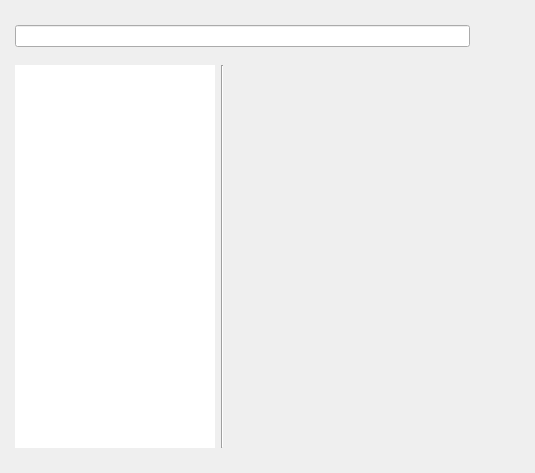
<?xml version="1.0" encoding="UTF-8"?>
<ui version="4.0">
 <class>MenuForm</class>
 <widget class="QWidget" name="MenuForm">
  <property name="geometry">
   <rect>
    <x>0</x>
    <y>0</y>
    <width>535</width>
    <height>473</height>
   </rect>
  </property>
  <property name="windowTitle">
   <string>Form</string>
  </property>
  <property name="styleSheet">
   <string notr="true"/>
  </property>
  <layout class="QVBoxLayout" name="verticalLayoutContent">
   <property name="spacing">
    <number>0</number>
   </property>
   <property name="leftMargin">
    <number>0</number>
   </property>
   <property name="topMargin">
    <number>0</number>
   </property>
   <property name="rightMargin">
    <number>0</number>
   </property>
   <property name="bottomMargin">
    <number>0</number>
   </property>
   <item>
    <widget class="QWidget" name="widgetTopContener" native="true">
     <property name="sizePolicy">
      <sizepolicy hsizetype="Preferred" vsizetype="Fixed">
       <horstretch>0</horstretch>
       <verstretch>0</verstretch>
      </sizepolicy>
     </property>
     <property name="minimumSize">
      <size>
       <width>0</width>
       <height>10</height>
      </size>
     </property>
     <property name="maximumSize">
      <size>
       <width>16777215</width>
       <height>10</height>
      </size>
     </property>
     <widget class="QWidget" name="widgetTop" native="true">
      <property name="geometry">
       <rect>
        <x>20</x>
        <y>0</y>
        <width>20</width>
        <height>10</height>
       </rect>
      </property>
      <property name="sizePolicy">
       <sizepolicy hsizetype="Fixed" vsizetype="Fixed">
        <horstretch>0</horstretch>
        <verstretch>0</verstretch>
       </sizepolicy>
      </property>
      <property name="minimumSize">
       <size>
        <width>20</width>
        <height>10</height>
       </size>
      </property>
      <property name="maximumSize">
       <size>
        <width>20</width>
        <height>10</height>
       </size>
      </property>
     </widget>
    </widget>
   </item>
   <item>
    <widget class="QWidget" name="widgetBgr" native="true">
     <layout class="QVBoxLayout" name="verticalLayout">
      <item>
       <layout class="QHBoxLayout" name="horizontalLayoutSys">
        <property name="leftMargin">
         <number>6</number>
        </property>
        <property name="topMargin">
         <number>6</number>
        </property>
        <property name="rightMargin">
         <number>6</number>
        </property>
        <property name="bottomMargin">
         <number>6</number>
        </property>
        <item>
         <widget class="QLineEdit" name="lineEdit"/>
        </item>
        <item>
         <spacer name="horizontalSpacer">
          <property name="orientation">
           <enum>Qt::Horizontal</enum>
          </property>
          <property name="sizeType">
           <enum>QSizePolicy::Minimum</enum>
          </property>
          <property name="sizeHint" stdset="0">
           <size>
            <width>50</width>
            <height>20</height>
           </size>
          </property>
         </spacer>
        </item>
       </layout>
      </item>
      <item>
       <layout class="QHBoxLayout" name="horizontalLayout_2">
        <property name="leftMargin">
         <number>6</number>
        </property>
        <property name="topMargin">
         <number>6</number>
        </property>
        <property name="rightMargin">
         <number>6</number>
        </property>
        <property name="bottomMargin">
         <number>6</number>
        </property>
        <item>
         <widget class="QListWidget" name="listWidgetMenu">
          <property name="sizePolicy">
           <sizepolicy hsizetype="Fixed" vsizetype="Expanding">
            <horstretch>0</horstretch>
            <verstretch>0</verstretch>
           </sizepolicy>
          </property>
          <property name="minimumSize">
           <size>
            <width>50</width>
            <height>0</height>
           </size>
          </property>
          <property name="maximumSize">
           <size>
            <width>200</width>
            <height>16777215</height>
           </size>
          </property>
          <property name="frameShape">
           <enum>QFrame::NoFrame</enum>
          </property>
         </widget>
        </item>
        <item>
         <widget class="Line" name="line">
          <property name="orientation">
           <enum>Qt::Vertical</enum>
          </property>
         </widget>
        </item>
        <item>
         <widget class="QStackedWidget" name="stackedWidget"/>
        </item>
       </layout>
      </item>
     </layout>
    </widget>
   </item>
   <item>
    <widget class="QWidget" name="widgetBotContener" native="true">
     <property name="sizePolicy">
      <sizepolicy hsizetype="Preferred" vsizetype="Fixed">
       <horstretch>0</horstretch>
       <verstretch>0</verstretch>
      </sizepolicy>
     </property>
     <property name="minimumSize">
      <size>
       <width>0</width>
       <height>10</height>
      </size>
     </property>
     <property name="maximumSize">
      <size>
       <width>16777215</width>
       <height>10</height>
      </size>
     </property>
     <widget class="QWidget" name="widgetBot" native="true">
      <property name="geometry">
       <rect>
        <x>20</x>
        <y>0</y>
        <width>20</width>
        <height>10</height>
       </rect>
      </property>
      <property name="sizePolicy">
       <sizepolicy hsizetype="Fixed" vsizetype="Fixed">
        <horstretch>0</horstretch>
        <verstretch>0</verstretch>
       </sizepolicy>
      </property>
      <property name="minimumSize">
       <size>
        <width>20</width>
        <height>10</height>
       </size>
      </property>
      <property name="maximumSize">
       <size>
        <width>20</width>
        <height>10</height>
       </size>
      </property>
     </widget>
    </widget>
   </item>
  </layout>
  <zorder>widgetBgr</zorder>
  <zorder>widgetBotContener</zorder>
  <zorder>widgetTopContener</zorder>
 </widget>
 <resources/>
 <connections/>
</ui>
